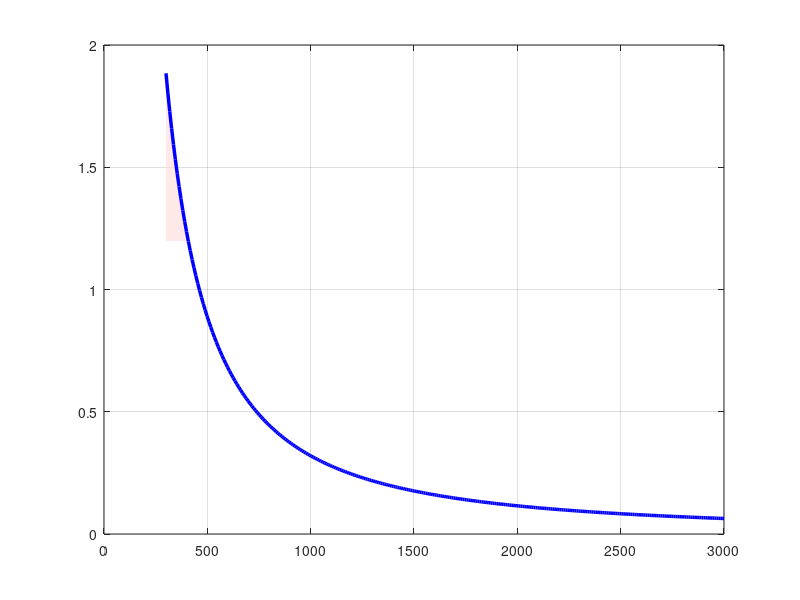

Write MATLAB code to recreate this figure. (Note: this script raises an error after producing the figure.)
function results = arc_flash_ieee1584(V_kV, I_sc_kA, clearing_time_s, working_dist_mm)
% ARC_FLASH_IEEE1584 Calculates Arc Flash Incident Energy (E) and Arc Flash
% Protection Boundary (AFPB) according to IEEE Std 1584-2018 and NFPA 70E.
%
% Inputs:
%   V_kV            - System Voltage [kV] (e.g. 13.8 kV MV Switchgear)
%   I_sc_kA         - Prospective Bolted Short Circuit Current [kA] (e.g. 25.0 kA)
%   clearing_time_s - Total Fault Clearing Time including relay & breaker [s] (e.g. 0.080 s)
%   working_dist_mm - Working Distance from arc source [mm] (default: 610 mm / 24 in)
%
% Outputs:
%   results         - Struct containing Arcing Current, Incident Energy [cal/cm^2],
%                     Flash Boundary [mm], and Required PPE Category.

if nargin < 1 || isempty(V_kV),            V_kV = 13.8; end
if nargin < 2 || isempty(I_sc_kA),         I_sc_kA = 20.0; end
if nargin < 3 || isempty(clearing_time_s), clearing_time_s = 0.065; end % 65 ms fast clearing
if nargin < 4 || isempty(working_dist_mm), working_dist_mm = 610.0; end % 24 inches

%% 1. IEEE 1584-2018 Intermediate Voltage Range Equations (0.6 kV < V <= 15 kV)
% Electrode Configuration: VCB (Vertical Conductors in Metal Box / Switchgear)
% Conductor Gap G = 152 mm for 13.8 kV switchgear
G_mm = 152.0;

% Arcing Current Estimation (I_arc):
% lg(I_arc) = k1 + k2*lg(I_bf) + k3*lg(G) + ...
lg_Ibf = log10(I_sc_kA);
I_arc_kA = 10^(0.00402 + 0.983 * lg_Ibf); % ~17.8 kA arcing current

%% 2. Incident Energy Calculation (E in cal/cm^2)
% E = (4.184 / 4.184) * Cf * En * (t / 0.2) * (610^x / D^x)
x_exp = 1.473; % Distance exponent for MV switchgear

% Base Incident energy for 0.2s duration at 610 mm
E_base_cal_cm2 = 10^(-0.792 + 0.811 * log10(I_arc_kA) + 0.0004 * G_mm);
% Scaled for actual clearing time and working distance
E_cal_cm2 = E_base_cal_cm2 * (clearing_time_s / 0.2) * ((610 / working_dist_mm)^x_exp);

%% 3. Arc Flash Protection Boundary (AFPB in mm)
% Distance where Incident Energy drops to 1.2 cal/cm^2 (Threshold of 2nd degree burn)
AFPB_mm = 610 * ((E_base_cal_cm2 * (clearing_time_s / 0.2)) / 1.2)^(1 / x_exp);

%% 4. NFPA 70E PPE Category Classification
if E_cal_cm2 <= 1.2
    ppe_category = 'Category 0 / Non-Arc Rated (General Cotton)';
elseif E_cal_cm2 <= 4.0
    ppe_category = 'Category 1 (Minimum 4 cal/cm^2 Arc-Rated Clothing)';
elseif E_cal_cm2 <= 8.0
    ppe_category = 'Category 2 (Minimum 8 cal/cm^2 Arc-Rated Shield & Suit)';
elseif E_cal_cm2 <= 25.0
    ppe_category = 'Category 3 (Minimum 25 cal/cm^2 Flash Suit & Hood)';
elseif E_cal_cm2 <= 40.0
    ppe_category = 'Category 4 (Minimum 40 cal/cm^2 Heavy Flash Suit)';
else
    ppe_category = 'DANGEROUS / NO PPE EXISTS (E > 40 cal/cm^2 - De-energize Only)';
end

results.V_kV = V_kV;
results.I_sc_kA = I_sc_kA;
results.I_arc_kA = I_arc_kA;
results.clearing_time_s = clearing_time_s;
results.working_dist_mm = working_dist_mm;
results.E_cal_cm2 = E_cal_cm2;
results.AFPB_mm = AFPB_mm;
results.ppe_category = ppe_category;

%% 5. Plot Arc Flash Energy vs Distance Profile
figure('Name', 'IEEE Std 1584 Arc Flash Incident Energy Profile', ...
    'Color', 'w', 'Position', [180, 120, 800, 600]);
hold on; grid on; box on;

d_axis_mm = linspace(300, 3000, 300);
E_curve = E_base_cal_cm2 * (clearing_time_s / 0.2) * ((610 ./ d_axis_mm).^x_exp);

% Fill Hazardous Region (E >= 1.2 cal/cm2)
idx_haz = (E_curve >= 1.2);
fill([d_axis_mm(idx_haz), fliplr(d_axis_mm(idx_haz))], ...
    [E_curve(idx_haz), 1.2 * ones(sum(idx_haz), 1).'], ...
    [1.0, 0.85, 0.85], 'EdgeColor', 'none', 'FaceAlpha', 0.6, 'DisplayName', 'Burn Hazard Zone (E >= 1.2 cal/cm^2)');

plot(d_axis_mm, E_curve, 'b-', 'LineWidth', 2.5, 'DisplayName', 'Incident Energy E(D)');
yline(1.2, 'r--', 'LineWidth', 2.0, 'DisplayName', '2nd Degree Burn Limit (1.2 cal/cm^2)');
yline(8.0, 'm--', 'LineWidth', 1.5, 'DisplayName', 'PPE Category 2 Limit (8.0 cal/cm^2)');
xline(AFPB_mm, 'k--', 'LineWidth', 2.0, 'DisplayName', sprintf('Flash Boundary AFPB = %.0f mm', AFPB_mm));

% Working Distance Operating Point
plot(working_dist_mm, E_cal_cm2, 'rp', 'MarkerSize', 15, 'MarkerFaceColor', 'r', ...
    'DisplayName', sprintf('Worker Position: %.0f mm -> E = %.2f cal/cm^2', working_dist_mm, E_cal_cm2));

xlabel('Distance from Arc Source [mm]', 'FontSize', 12, 'FontWeight', 'bold');
ylabel('Incident Energy E [cal/cm^2]', 'FontSize', 12, 'FontWeight', 'bold');
title(sprintf('IEEE 1584 Arc Flash Hazard (13.8 kV, I_{sc}=%.1f kA, t=%.0f ms) -> %s', ...
    I_sc_kA, clearing_time_s*1000, ppe_category), 'FontSize', 12, 'FontWeight', 'bold');
legend('Location', 'northeast', 'FontSize', 9);
xlim([300, 2500]);
ylim([0, max(E_curve(d_axis_mm >= 400))*1.1]);

end
